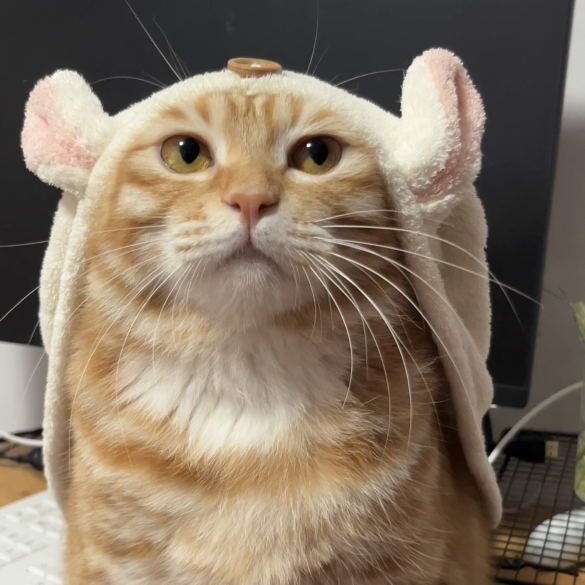
#> input picture fatcat.jpg, 1169 x 1169 px (shown at 1/2 size)
$ python main_arnold_nodct.py
#> lines starting #> are read from the running program, lines starting #| are printed output that depends on the picture
### src/util.py
import cv2
import matplotlib.pyplot as plt
import numpy as np
import struct

# [19 lines left out: functions read_rgbimg, show_rgbimg, not called in this run]

def read_img(src):
	"""
		读取一个路径为 src 的灰度图像，并将其转为多维数组
		:param src: 图像路径
		:return: 灰度图像二维数组
	"""
#> called with src = '../fatcat.jpg'
	return cv2.imread(src,cv2.IMREAD_GRAYSCALE)
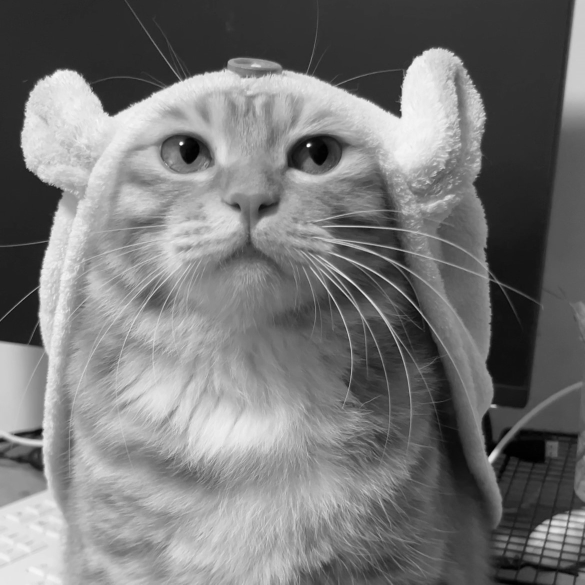
#> returned value: shape (1169, 1169) (shown at 1/2 size); min 0, max 255, mean 119

def show_img(img,title=""):
	"""
	展示一个灰度图像
	:param img: 灰度图像所对应的多维数组
	:param title: 图片标题
	:return: 无
	"""
	plt.imshow(img,cmap='gray')
	plt.axis("off")
	plt.title(title)
	plt.show()

# [52 lines left out: functions to_storage, save_secret, to_memory, load_secret, not called in this run]

def get_chaos(size,upper_bound=1000,seed=0):
	"""
	以 seed 为随机数种子，获取 size 组混沌随机数，每组 2 个
	:param size: 随机数组数
	:param upper_bound: 生成随机数的范围，[0,upperbound)
	:param seed: 随机数种子
	:return: 生成的随机数
	"""
#> called with size = 3, upper_bound = 1169, seed = 114
	if(seed):
		np.random.seed(seed)
	a = np.zeros(size)
	b = np.zeros(size)
	a[0] = np.random.rand() * 2 * np.pi
	b[0] = np.random.rand() * 2 * np.pi
	k_val = np.random.rand()
	for i in range(1,size):
		a[i] = (a[i - 1] + b[i - 1]) % (2. * np.pi)
		b[i] = (b[i - 1] + k_val * np.sin(a[i - 1] + b[i - 1])) % (2. * np.pi)
	return (a / (2 * np.pi) * upper_bound).astype(np.int64),(b / (2 * np.pi) * upper_bound).astype(np.int64)

### src/img_transform.py
import scipy.fft
import numpy as np

# [17 lines left out: functions dct_img, idct_img, not called in this run]

def arnold_trans(img,a,b,shuffle_times):
	"""
	对图像进行 arnold 变换
	:param img: 表示待变换的图像的二维数组
	:param a: arnold 参数 a
	:param b: arnold 参数 b
	:param shuffle_times: 进行 arnold 变换的次数
	:return: 变换后图像的二维数组
	"""
	if(shuffle_times <= 0):
		raise ValueError("shuffle_times shoule be at least 1 but received " + str(shuffle_times))
	if(len(img.shape) != 2):
		raise ValueError("img received must be 2d-array")
	if(img.shape[0] != img.shape[1]):
		raise ValueError("img size illeagal")
	if((len(a) != shuffle_times) | (len(b) != shuffle_times)):
		raise ValueError("size of chaos array imcompatible with shuffle_times")
	n = img.shape[0]
	new_img = np.zeros((n,n))
	T = np.array([[1,b[0]],[a[0],a[0] * b[0] + 1]])
	for t in range(1,shuffle_times):
		T = np.dot(np.array([[1,b[t]],[a[t],a[t] * b[t] + 1]]),T) % n
	for x in range(n):
		for y in range(n):
			res = np.dot(T,np.array([[x],[y]])) % n
			new_img[res[0][0]][res[1][0]] = img[x][y]
	return new_img

def arnold_detrans(img,a,b,shuffle_times):
	"""
	对图像进行 arnold 逆变换
	:param img: 表示待逆变换的图像的二维数组
	:param a: arnold 逆变换参数 a
	:param b: arnold 逆变换参数 b
	:param shuffle_times: 进行 arnold 逆变换的次数
	:return: 逆变换后图像的二维数组
	"""
	if (shuffle_times <= 0):
		raise ValueError("shuffle_times shoule be at least 1 but received " + str(shuffle_times))
	if (len(img.shape) != 2):
		raise ValueError("img received must be 2d-array")
	if (img.shape[0] != img.shape[1]):
		raise ValueError("img size illeagal")
	if ((len(a) != shuffle_times) | (len(b) != shuffle_times)):
		raise ValueError("size of chaos array imcompatible with shuffle_times")
	n = img.shape[0]
	new_img = np.zeros((n, n))
	T = np.array([[a[-1] * b[-1] + 1, -b[-1]], [-a[-1], 1]])
	for t in range(1,shuffle_times):
		T = np.dot(np.array([[a[-1-t] * b[-1-t] + 1,-b[-1-t]],[-a[-1-t],1]]),T) % n
	for x in range(n):
		for y in range(n):
			res = np.dot(T,np.array([[x],[y]])) % n
			new_img[res[0][0]][res[1][0]] = img[x][y]
	return new_img

# [57 lines left out: functions randomshift_trans, randomshift_detrans, not called in this run]

### src/main_arnold_nodct.py
import src.img_transform as img_transform
import src.util as util
import numpy as np
import cv2

if __name__ == '__main__':
	# ============================================================
	# 加解密功能测试
	# ============================================================
	# 读取 1:1 标量图图像
	img = util.read_img("../fatcat.jpg")
	util.show_img(img,"原图像") # 展示该图像

	# 获取 k 组随机数
	k = 3
	a,b = util.get_chaos(k,img.shape[0],114)
#> a = [177, 23, 1061]; b = [1015, 1037, 943]

	# 根据伪随机数，对图像进行 arnold 加密
	secreted_img = img_transform.arnold_trans(img,a,b,k)
#> after the loop in arnold_trans, `for x in range(n):`:
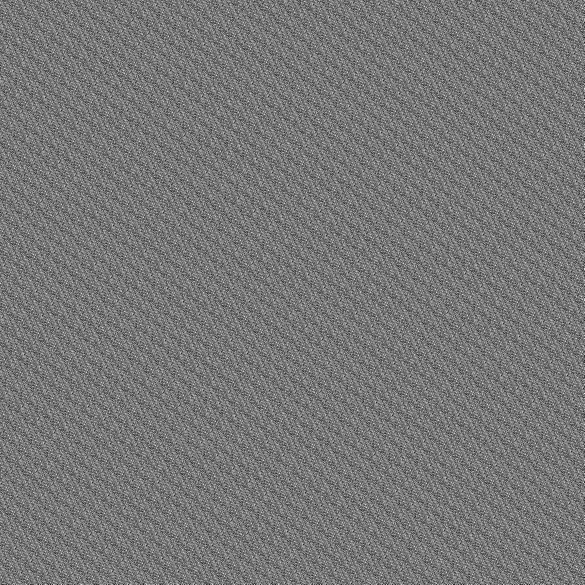
#> new_img: shape (1169, 1169) float64 (shown at 1/2 size); min 0, max 255, mean 119
	util.show_img(secreted_img,"加密后图像")

	# 根据伪随机数，对加密后的图象进行解密
	solved_img = img_transform.arnold_detrans(secreted_img,a,b,k) # arnold 逆变换
	util.show_img(solved_img,"解密后的图像")

	# ============================================================
	# 鲁棒性测试
	# ============================================================
	# 从存储中加载图片

	# 对该图片加入干扰
	mode = 2 # 1 代表随机扰动，2代表涂抹攻击，3代表裁剪攻击
	if(mode == 1):
		len1, len2 = secreted_img.shape[0], secreted_img.shape[1]
		for _ in range(int(.1 * len1 * len2)):
			x = int(np.random.rand() * len1)
			y = int(np.random.rand() * len2)
			secreted_img[x][y] = np.uint8(np.random.rand() * 256)
	elif(mode == 2):
		cv2.imwrite("secret_nodct.png", secreted_img)
#> (the run stopped early here; a loop or call above may not have finished)
